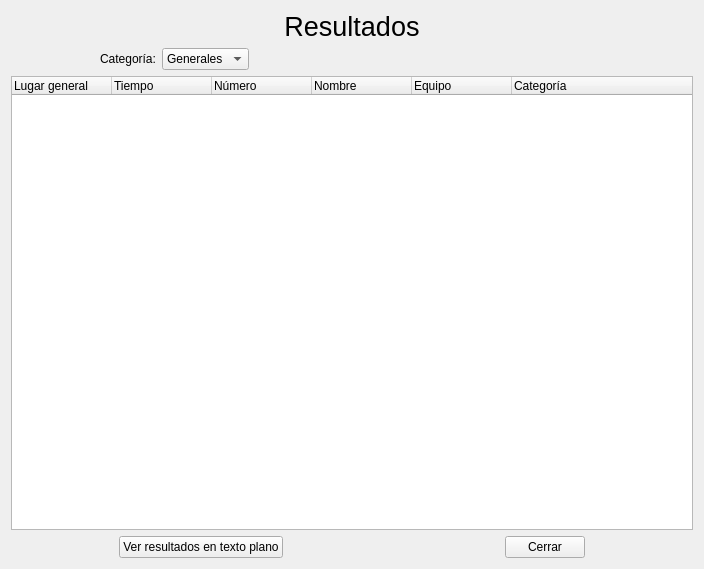
<?xml version="1.0" encoding="UTF-8"?>
<ui version="4.0">
 <class>ventanaresultados</class>
 <widget class="QWidget" name="ventanaresultados">
  <property name="geometry">
   <rect>
    <x>0</x>
    <y>0</y>
    <width>704</width>
    <height>569</height>
   </rect>
  </property>
  <property name="windowTitle">
   <string>Contrarreloj - Resultados</string>
  </property>
  <layout class="QVBoxLayout" name="verticalLayout">
   <item>
    <widget class="QLabel" name="label">
     <property name="font">
      <font>
       <pointsize>20</pointsize>
      </font>
     </property>
     <property name="text">
      <string>&lt;center&gt;Resultados&lt;/center&gt;</string>
     </property>
    </widget>
   </item>
   <item>
    <layout class="QHBoxLayout" name="horizontalLayout_2">
     <item>
      <spacer name="horizontalSpacer_6">
       <property name="orientation">
        <enum>Qt::Horizontal</enum>
       </property>
       <property name="sizeHint" stdset="0">
        <size>
         <width>40</width>
         <height>20</height>
        </size>
       </property>
      </spacer>
     </item>
     <item>
      <widget class="QLabel" name="label_2">
       <property name="text">
        <string>Categoría:</string>
       </property>
      </widget>
     </item>
     <item>
      <widget class="QComboBox" name="cajacategorias">
       <item>
        <property name="text">
         <string>Generales</string>
        </property>
       </item>
      </widget>
     </item>
     <item>
      <spacer name="horizontalSpacer_10">
       <property name="orientation">
        <enum>Qt::Horizontal</enum>
       </property>
       <property name="sizeHint" stdset="0">
        <size>
         <width>40</width>
         <height>20</height>
        </size>
       </property>
      </spacer>
     </item>
     <item>
      <spacer name="horizontalSpacer_9">
       <property name="orientation">
        <enum>Qt::Horizontal</enum>
       </property>
       <property name="sizeHint" stdset="0">
        <size>
         <width>40</width>
         <height>20</height>
        </size>
       </property>
      </spacer>
     </item>
     <item>
      <spacer name="horizontalSpacer_8">
       <property name="orientation">
        <enum>Qt::Horizontal</enum>
       </property>
       <property name="sizeHint" stdset="0">
        <size>
         <width>40</width>
         <height>20</height>
        </size>
       </property>
      </spacer>
     </item>
     <item>
      <spacer name="horizontalSpacer_7">
       <property name="orientation">
        <enum>Qt::Horizontal</enum>
       </property>
       <property name="sizeHint" stdset="0">
        <size>
         <width>40</width>
         <height>20</height>
        </size>
       </property>
      </spacer>
     </item>
     <item>
      <spacer name="horizontalSpacer_5">
       <property name="orientation">
        <enum>Qt::Horizontal</enum>
       </property>
       <property name="sizeHint" stdset="0">
        <size>
         <width>40</width>
         <height>20</height>
        </size>
       </property>
      </spacer>
     </item>
    </layout>
   </item>
   <item>
    <widget class="QTreeWidget" name="treeresultados">
     <column>
      <property name="text">
       <string>Lugar general</string>
      </property>
     </column>
     <column>
      <property name="text">
       <string>Tiempo</string>
      </property>
     </column>
     <column>
      <property name="text">
       <string>Número</string>
      </property>
     </column>
     <column>
      <property name="text">
       <string>Nombre</string>
      </property>
     </column>
     <column>
      <property name="text">
       <string>Equipo</string>
      </property>
     </column>
     <column>
      <property name="text">
       <string>Categoría</string>
      </property>
     </column>
    </widget>
   </item>
   <item>
    <layout class="QHBoxLayout" name="horizontalLayout">
     <item>
      <spacer name="horizontalSpacer">
       <property name="orientation">
        <enum>Qt::Horizontal</enum>
       </property>
       <property name="sizeHint" stdset="0">
        <size>
         <width>40</width>
         <height>20</height>
        </size>
       </property>
      </spacer>
     </item>
     <item>
      <widget class="QPushButton" name="botonresultados">
       <property name="text">
        <string>Ver resultados en texto plano</string>
       </property>
      </widget>
     </item>
     <item>
      <spacer name="horizontalSpacer_3">
       <property name="orientation">
        <enum>Qt::Horizontal</enum>
       </property>
       <property name="sizeHint" stdset="0">
        <size>
         <width>40</width>
         <height>20</height>
        </size>
       </property>
      </spacer>
     </item>
     <item>
      <spacer name="horizontalSpacer_4">
       <property name="orientation">
        <enum>Qt::Horizontal</enum>
       </property>
       <property name="sizeHint" stdset="0">
        <size>
         <width>40</width>
         <height>20</height>
        </size>
       </property>
      </spacer>
     </item>
     <item>
      <widget class="QPushButton" name="botoncerrar">
       <property name="text">
        <string>Cerrar</string>
       </property>
      </widget>
     </item>
     <item>
      <spacer name="horizontalSpacer_2">
       <property name="orientation">
        <enum>Qt::Horizontal</enum>
       </property>
       <property name="sizeHint" stdset="0">
        <size>
         <width>40</width>
         <height>20</height>
        </size>
       </property>
      </spacer>
     </item>
    </layout>
   </item>
  </layout>
 </widget>
 <resources/>
 <connections>
  <connection>
   <sender>botoncerrar</sender>
   <signal>clicked()</signal>
   <receiver>ventanaresultados</receiver>
   <slot>close()</slot>
   <hints>
    <hint type="sourcelabel">
     <x>541</x>
     <y>563</y>
    </hint>
    <hint type="destinationlabel">
     <x>488</x>
     <y>537</y>
    </hint>
   </hints>
  </connection>
 </connections>
</ui>
